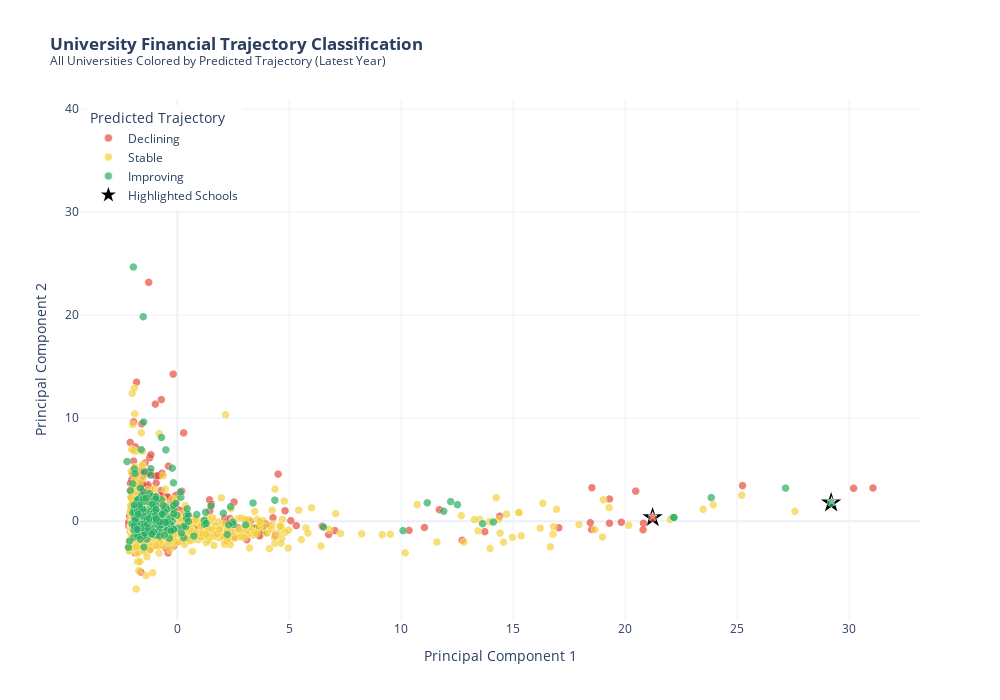

Notebook code cell kept with this figure:
### Markdown cell above
## 7. Interactive Scatter Plot — Predicted Trajectory

Each dot is a university. Hover to see details. Highlighted schools marked with ★.

### Code cell
# Color mapping
color_map = {
    'Declining': '#E74C3C',   # Red
    'Stable': '#F4D03F',      # Gold/Yellow
    'Improving': '#27AE60'    # Green
}

# Create hover text
df['hover_text'] = (
    '<b>' + df['Institution_Name'] + '</b><br>' +
    'State: ' + df['State'].astype(str) + '<br>' +
    'Division: ' + df['Division'].astype(str) + '<br>' +
    '<br><b>Predicted:</b> ' + df['Predicted_Label'] + '<br>' +
    'Confidence: ' + (df['Confidence'] * 100).round(1).astype(str) + '%<br>' +
    '<br>Declining: ' + (df['Prob_Declining'] * 100).round(1).astype(str) + '%<br>' +
    'Stable: ' + (df['Prob_Stable'] * 100).round(1).astype(str) + '%<br>' +
    'Improving: ' + (df['Prob_Improving'] * 100).round(1).astype(str) + '%'
)

# Main scatter plot
fig = px.scatter(
    df,
    x='PC1',
    y='PC2',
    color='Predicted_Label',
    color_discrete_map=color_map,
    hover_name='Institution_Name',
    custom_data=['hover_text'],
    title='<b>University Financial Trajectory Classification</b><br><sup>All Universities Colored by Predicted Trajectory (Latest Year)</sup>',
    labels={'PC1': 'Principal Component 1', 'PC2': 'Principal Component 2'},
    category_orders={'Predicted_Label': ['Declining', 'Stable', 'Improving']}
)

# Update hover template
fig.update_traces(
    hovertemplate='%{customdata[0]}<extra></extra>',
    marker=dict(size=8, opacity=0.7, line=dict(width=0.5, color='white'))
)

# Add highlighted schools as stars
if len(df_highlighted) > 0:
    fig.add_trace(go.Scatter(
        x=df_highlighted['PC1'],
        y=df_highlighted['PC2'],
        mode='markers+text',
        marker=dict(size=20, symbol='star', color='black', line=dict(width=2, color='white')),
        text=['★'] * len(df_highlighted),
        textposition='middle center',
        textfont=dict(size=14, color='white'),
        name='Highlighted Schools',
        hovertemplate=(
            '<b>%{customdata[0]}</b><br>' +
            'Predicted: %{customdata[1]}<br>' +
            'Confidence: %{customdata[2]:.1%}<extra></extra>'
        ),
        customdata=df_highlighted[['name', 'predicted', 'confidence']].values
    ))

# Layout
fig.update_layout(
    width=1000,
    height=700,
    template='plotly_white',
    legend_title_text='Predicted Trajectory',
    legend=dict(yanchor='top', y=0.99, xanchor='left', x=0.01)
)

fig.show()

### Figure 1 — Plotly figure (JSON) as saved in the notebook; plotly's stock layout.template omitted (floating-point values rounded to 4 significant figures; data arrays with more than 128 entries replaced by an {"elided": "..."} marker saying what was removed)
{"data": [{"customdata": {"elided": "520x1 str values"}, "hovertemplate": "%{customdata[0]}<extra></extra>", "hovertext": {"elided": "520 str values"}, "legendgroup": "Declining", "marker": {"color": "#E74C3C", "line": {"color": "white", "width": 0.5}, "opacity": 0.7, "size": 8, "symbol": "circle"}, "mode": "markers", "name": "Declining", "showlegend": true, "type": "scattergl", "x": {"elided": "520 float values"}, "xaxis": "x", "y": {"elided": "520 float values"}, "yaxis": "y"}, {"customdata": {"elided": "947x1 str values"}, "hovertemplate": "%{customdata[0]}<extra></extra>", "hovertext": {"elided": "947 str values"}, "legendgroup": "Stable", "marker": {"color": "#F4D03F", "line": {"color": "white", "width": 0.5}, "opacity": 0.7, "size": 8, "symbol": "circle"}, "mode": "markers", "name": "Stable", "showlegend": true, "type": "scattergl", "x": {"elided": "947 float values"}, "xaxis": "x", "y": {"elided": "947 float values"}, "yaxis": "y"}, {"customdata": {"elided": "255x1 str values"}, "hovertemplate": "%{customdata[0]}<extra></extra>", "hovertext": {"elided": "255 str values"}, "legendgroup": "Improving", "marker": {"color": "#27AE60", "line": {"color": "white", "width": 0.5}, "opacity": 0.7, "size": 8, "symbol": "circle"}, "mode": "markers", "name": "Improving", "showlegend": true, "type": "scattergl", "x": {"elided": "255 float values"}, "xaxis": "x", "y": {"elided": "255 float values"}, "yaxis": "y"}, {"customdata": [["The University of Texas at Austin", "Improving", 0.9991], ["Texas A & M University-College Station", "Declining", 0.7702], ["Texas A & M University-Commerce", "Improving", 0.5751], ["University of Alabama at Birmingham", "Stable", 0.6271]], "hovertemplate": "<b>%{customdata[0]}</b><br>Predicted: %{customdata[1]}<br>Confidence: %{customdata[2]:.1%}<extra></extra>", "marker": {"color": "black", "line": {"color": "white", "width": 2}, "size": 20, "symbol": "star"}, "mode": "markers+text", "name": "Highlighted Schools", "text": ["★", "★", "★", "★"], "textfont": {"color": "white", "size": 14}, "textposition": "middle center", "type": "scatter", "x": [29.2, 21.22, 0.4864, 3.723], "y": [1.792, 0.3575, -0.01579, -0.6609]}], "layout": {"height": 700, "legend": {"title": {"text": "Predicted Trajectory"}, "tracegroupgap": 0, "x": 0.01, "xanchor": "left", "y": 0.99, "yanchor": "top"}, "title": {"text": "<b>University Financial Trajectory Classification</b><br><sup>All Universities Colored by Predicted Trajectory (Latest Year)</sup>"}, "width": 1000, "xaxis": {"anchor": "y", "domain": [0, 1], "title": {"text": "Principal Component 1"}}, "yaxis": {"anchor": "x", "domain": [0, 1], "title": {"text": "Principal Component 2"}}}}
